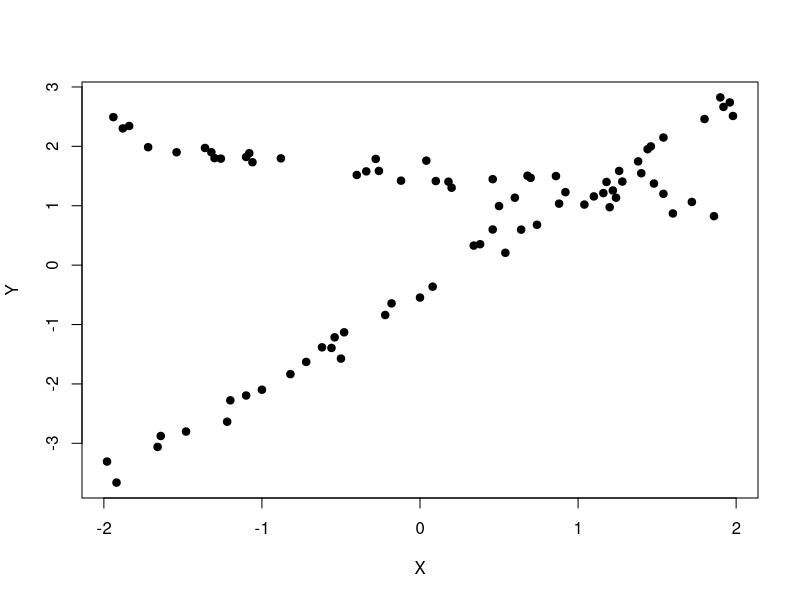
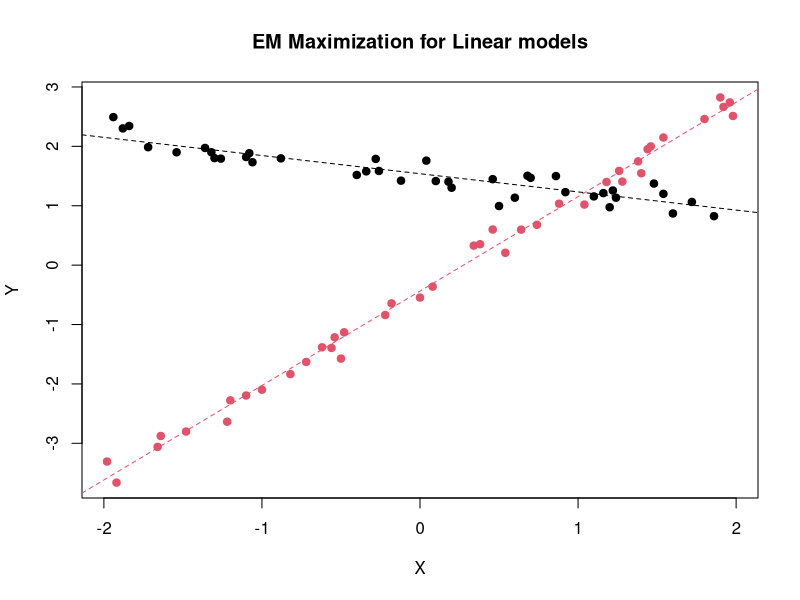

Reproduce these figures in R, in order.
# Based on João Neto example
# Ref: http://www.di.fc.ul.pt/~jpn/r/EM/EM.html#the-meta-algorithm

## An example of using EM algorithm with random generated Linear models
set.seed(102)

# It will return a two column matrix with generated values from a random
# linear model, predefined slop and intercept
random_lm <- function(slope,intercept, noise=0.15, N=40, upper_x=201) {
  xs <- sample(seq(-2,2,len=upper_x), N)
  ys <- intercept + slope*xs + rnorm(length(xs),0,noise)
  cbind(xs,ys)
}
mydata <- rbind( random_lm(-0.3,1.5,noise=0.15), random_lm(1.6,-0.4, noise=0.2) )
plot(mydata, pch=19, xlab="X", ylab="Y")

init_params <- function() {
  i1 <<- 2*runif(1)
  s1 <<- 2*runif(1)
  i2 <<- 2*runif(1)
  s2 <<- 2*runif(1)
  c(i1,s1,i2,s2)
}

# It calculates probabilities of all points residuals, likelihood of belonging to Ci
e.step <- function(mydata, params, sigma=0.5) {
  e1 <- exp( (-abs(params[1] + params[2]*mydata[,1] - mydata[,2])^2)/(sigma^2) )
  e2 <- exp( (-abs(params[3] + params[4]*mydata[,1] - mydata[,2])^2)/(sigma^2) )
  cbind(e1/(e1+e2), e2/(e1+e2))
}

wls <- function(X,Y,W) {
  solve(t(X) %*% W %*% X) %*% t(X) %*% W %*% Y
}

m.step <- function(mydata, ws) {
  X <- cbind(rep(1, nrow(mydata)), mydata[,1])
  Y <- as.matrix(mydata[,2], ncol=1)
  p_1 <- wls(X,Y,diag(ws[,1]))
  p_2 <- wls(X,Y,diag(ws[,2]))
  
  c(p_1, p_2)
}


em.2lines <- function(mydata, tol=1e-2, max.step=1e3) {
  step <- 0
  
  s1 <- i1 <- s2 <- i2 <- 0 # model parameters for slope and intersect
  params <- init_params()
  
  repeat {
    ws         <- e.step(mydata, params)
    old.params <- params
    params     <- m.step(mydata, ws)
    
    if (norm(as.matrix(old.params-params), type="F") < tol) # convergence achieved
      break
    
    step <- step +1
    if (step > max.step)
      break
  } 
  
  list(params=params,    # the estimated parameters
       weights=ws,       # the weighs for each datapoint x^i
       class=apply(ws, 1, function(v) if (v[1]>v[2]) 1 else 2))  # the class for each datapoint
}

report <- em.2lines(mydata)



plot(mydata, pch=19, col=report$class, xlab="X", ylab="Y")
title("EM Maximization for Linear models")
abline(a=report$params[1], b=report$params[2], col=1, lty=2) # draw 1st model with found parameters
abline(a=report$params[3], b=report$params[4], col=2, lty=2) # draw 2nd model with found parameters
